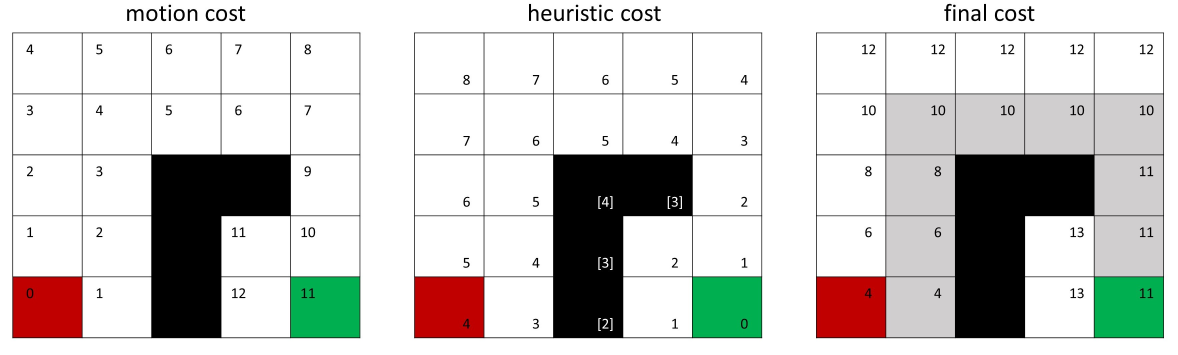
#> input picture imgs/A_star_example.jpg, 3533 x 1063 px, given in place of the camera (shown at 1/3 size)
$ python vision_test.py
#> lines starting #> are read from the running program, lines starting #| are printed output that depends on the picture
#> further down, img is the input picture: shape (1063, 3533, 3); mean B, G, R 200.7, 203.5, 204.2
### src/Vision.py
import cv2
from skimage import morphology
import numpy as np


def get_clean_map(img, map_shape) :
    """ find the blue corners and distort the image to get a
    nice map. return true_map, the map in high resolution """

    blurred_img = cv2.GaussianBlur(img,(15,15),cv2.BORDER_DEFAULT)              # blur img to get more uniform values
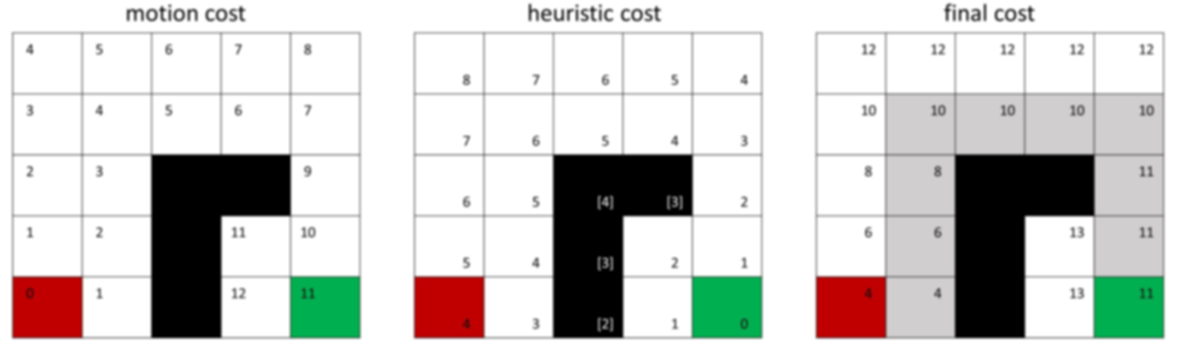
#> blurred_img: shape (1063, 3533, 3) (shown at 1/3 size); mean B, G, R 200.7, 203.5, 204.2

    imgHSV = cv2.cvtColor (blurred_img, cv2.COLOR_BGR2HSV )
#> imgHSV: shape (1063, 3533, 3); mean H, S, V 17.3, 15.5, 209.3
    lower  = np.array([ 85, 75, 75])                                            # h s v
    upper  = np.array([120,255,255])                                            # hue saturation value
    mask   = cv2.inRange(imgHSV, lower, upper)                                  # mask to get the blue color
#> mask: shape (1063, 3533); every value is 0

    mask   = cv2.erode( mask, np.ones((10,10),np.uint8), iterations = 1)        # erode and dilate to get rid of small blue traces
    mask   = cv2.dilate(mask, np.ones((10,10),np.uint8), iterations = 1)

    labeled_mask   = morphology.label(mask, background=0)                       # label all contingent blobs
#> labeled_mask: shape (1063, 3533) int64; every value is 0
    labels, counts = np.unique(labeled_mask, return_counts = True)
#> labels = [0]; counts = [3755579]
    labels = labels[np.argsort(counts)];                                        # sort the blobs by size,

    if (labels.size < 5):
        return False, img.copy()

    blobs = np.zeros((4,2))
    for i in range(0,4):                                                        # take the four biggest blobs
        blob = np.where(labeled_mask == (labels[labels.size-2-i]),1,0)          # excluding the blob of blackness, which is the largest

        M = cv2.moments(np.float32(blob))                                       # compute the centroids of each blob, they are the corner of the map
        cX =  int ( M ["m10"] / M ["m00"] )
        cY =  int ( M ["m01"] / M ["m00"] )
        blobs[i , :] = np.array([cX,cY])

        img [: , : , 0] = np.where ( labeled_mask == (labels[labels.size - 2 - i]) , 200 , img [: , : , 0] )
        img [: , : , 1] = np.where ( labeled_mask == (labels[labels.size - 2 - i]) , 200 , img [: , : , 1] )
        img [: , : , 2] = np.where ( labeled_mask == (labels[labels.size - 2 - i]) , 200 , img [: , : , 2] )


    xmin, xmax = np.min(blobs[:,0]), np.max(blobs[:,0])                         # sort corners
    ymin, ymax = np.min(blobs[:,1]), np.max(blobs[:,1])
    x_middle = (xmax-xmin)/2+xmin
    y_middle = (ymax-ymin)/2+ymin

    corners = np.zeros((4,2))
    for corner in blobs :                                                       # figure out which corner goes where
        if   (corner[0] < x_middle) and (corner[1] < y_middle):
            corners[0,:] = corner
        elif (corner[0] < x_middle) and (corner[1] > y_middle) :
            corners[1,:] = corner
        elif (corner[0] > x_middle) and (corner[1] < y_middle) :
            corners[2,:] = corner
        elif (corner[0] > x_middle) and (corner[1] > y_middle) :
            corners[3,:] = corner

    target_shape = np.array([[0,0],[0,map_shape[1]], [map_shape[0],0], map_shape], np.float32)
    transformer  = cv2.getPerspectiveTransform(np.float32(corners), target_shape)
    true_map     = cv2.warpPerspective(img, transformer, tuple(map_shape))      # apply reshape
    return True, true_map


# [115 lines left out: functions robot_detection, goal_detection, get_global_search_map, annotate_map, not called in this run]

### src/vision_test.py
import cv2
import numpy as np

import Vision as vis

# get img from the webcam
cap_size  = (1200, 1000)
map_shape = [1200,  800]
cap       = cv2.VideoCapture(2)                       # put 1 if an external webcam is used
cap.set(cv2.CAP_PROP_FRAME_WIDTH, cap_size[0])        # width
cap.set(cv2.CAP_PROP_FRAME_HEIGHT,cap_size[1])        # height
cap.set(cv2.CAP_PROP_AUTO_EXPOSURE,1)                 # set auto exposure

robot_pos = np.array([])

while True :
    success, img = cap.read()
    if success :
        success2, true_map = vis.get_clean_map(img, map_shape)                  # get a clean map
#> success2 = False
        if success2 :
            robot_pos = vis.robot_detection(true_map)                           # find the robot, annotate on map
            goal_pos  = vis.goal_detection(true_map)                            # find the goal, annotate on map
            if robot_pos.size :
                obs_map = vis.get_global_search_map(true_map, robot_pos)        # find obstacles
                cv2.imshow("Obstacles", obs_map)

            true_map = vis.annotate_map(true_map, robot_pos, goal_pos)


        cv2.imshow("Map", true_map)
        cv2.imshow("Raw", img)                                    # display

    else:
        print("Couldn't capture image")
        break

    if (cv2.waitKey(1) & 0xFF) == ord('q'):                       # quit when 'Q' key is pressed
#> (key q is pressed here)
        break

cap.release()
cv2.destroyAllWindows()

$ run again, on imgs/control-Page-1.png
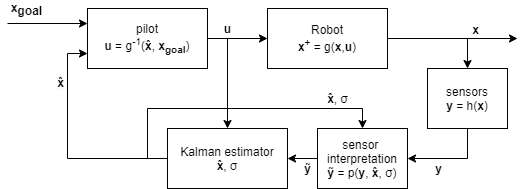
#> input picture imgs/control-Page-1.png, 526 x 189 px, given in place of the camera
#> img is the input picture: shape (189, 526, 3); mean B, G, R 243.7, 243.7, 243.7
#> in get_clean_map, `blurred_img = cv2.GaussianBlur(img,(15,15),cv2.BORDER_DEFAULT)`:
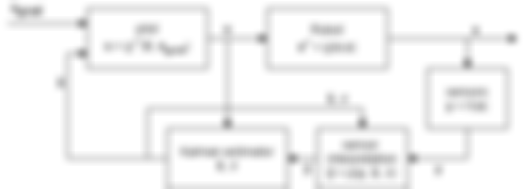
#> blurred_img: shape (189, 526, 3); mean B, G, R 243.9, 243.9, 243.9
#> imgHSV: shape (189, 526, 3); mean H, S, V 0.1, 0, 243.9
#> mask: shape (189, 526); every value is 0
#> labeled_mask: shape (189, 526) int64; every value is 0
#> labels = [0]; counts = [99414]
#> success2 = False

$ run again, on imgs/control-Page-2.png
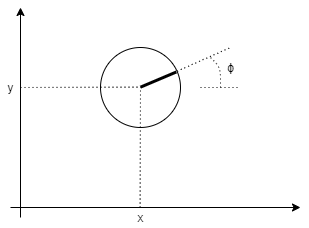
#> input picture imgs/control-Page-2.png, 309 x 228 px, given in place of the camera
#> img is the input picture: shape (228, 309, 3); min 0, max 255, mean 251.1
#> in get_clean_map, `blurred_img = cv2.GaussianBlur(img,(15,15),cv2.BORDER_DEFAULT)`:
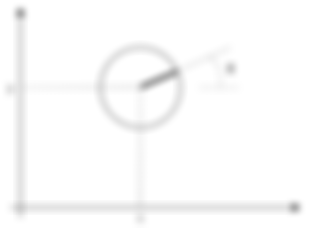
#> blurred_img: shape (228, 309, 3); min 172, max 255, mean 251.1
#> imgHSV: shape (228, 309, 3); mean H, S, V 0, 0, 251.1
#> mask: shape (228, 309); every value is 0
#> labeled_mask: shape (228, 309) int64; every value is 0
#> labels = [0]; counts = [70452]
#> success2 = False
